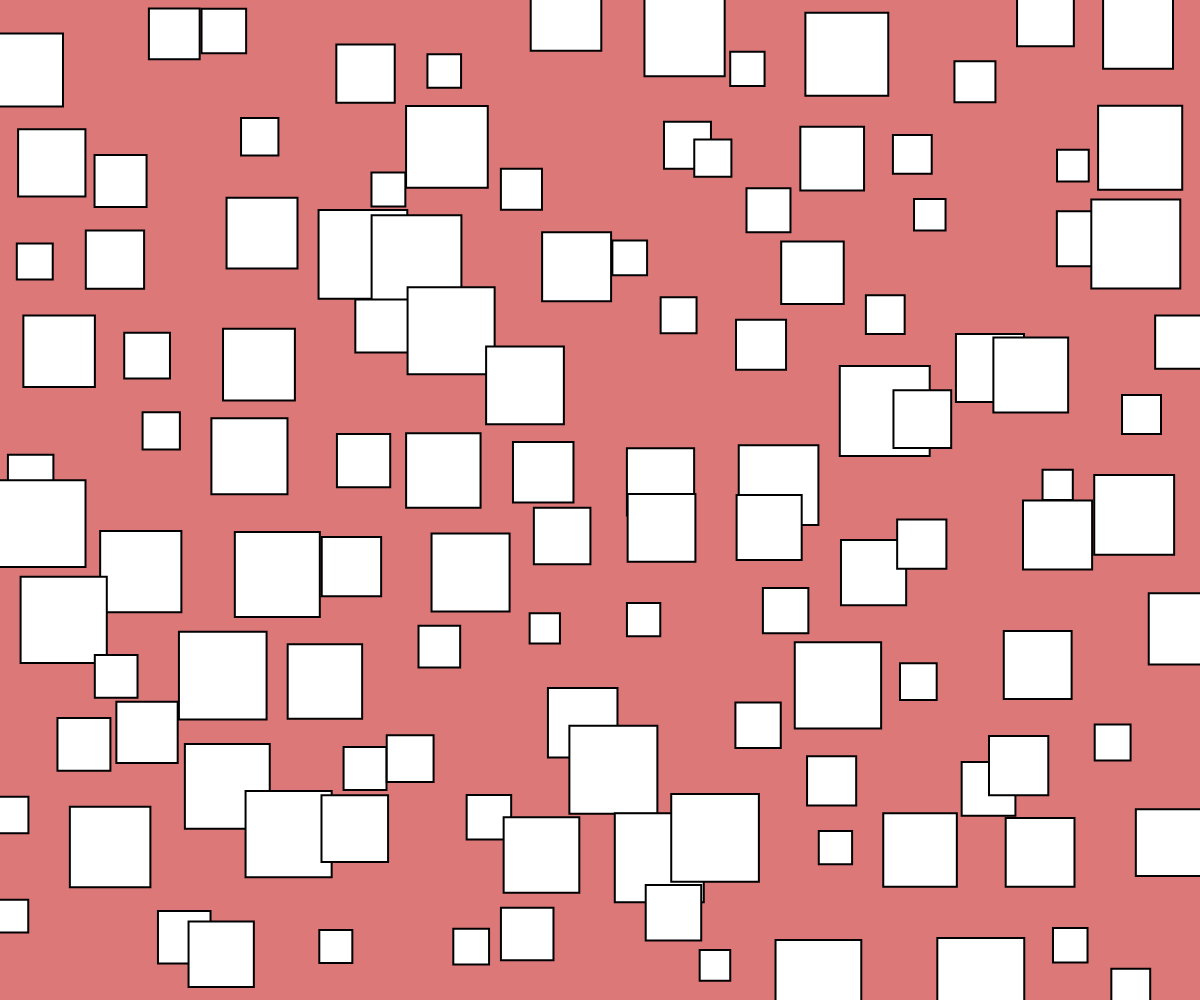
Frame 1 (no input)
Frame 60 (no input): identical to frame 1, image omitted
Frame 120 (the mouse pressed at the canvas centre since frame 60): identical to frame 1, image omitted

The p5.js sketch that drew this single still picture (run headless with seeded random() and noise() and a simulated clock; from frame 60 on, the mouse is pressed at the canvas centre):

// p5.js sketch
// ── sketch.js
function setup() {
  createCanvas(windowWidth, windowHeight);
  rectMode(CENTER);
  angleMode(DEGREES);
  background(220, 120, 120);

  strokeWeight(2);
  let pitch = 100;
  let sqDim = 0.9 * pitch;
  translate(pitch / 2, pitch / 2);

  // draw a column of rows
  for (let y = 0; y < height; y += pitch) {
    // draw a row of squares
    for (let x = 0; x < width; x += pitch) {
      let dd = random(sqDim/3, sqDim);
      let vx = random(-40, 40);
      let vy = random(-40, 40);

      push();
      translate(x, y);
      rect(vx, vy, dd);
      pop();
    }
  }
}

function draw() {}
